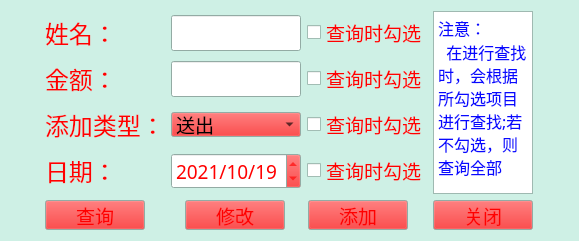
<?xml version="1.0" encoding="UTF-8"?>
<ui version="4.0">
 <class>Input</class>
 <widget class="QWidget" name="Input">
  <property name="geometry">
   <rect>
    <x>0</x>
    <y>0</y>
    <width>579</width>
    <height>241</height>
   </rect>
  </property>
  <property name="minimumSize">
   <size>
    <width>20</width>
    <height>0</height>
   </size>
  </property>
  <property name="palette">
   <palette>
    <active>
     <colorrole role="WindowText">
      <brush brushstyle="SolidPattern">
       <color alpha="255">
        <red>255</red>
        <green>0</green>
        <blue>0</blue>
       </color>
      </brush>
     </colorrole>
     <colorrole role="Button">
      <brush brushstyle="SolidPattern">
       <color alpha="255">
        <red>240</red>
        <green>0</green>
        <blue>0</blue>
       </color>
      </brush>
     </colorrole>
     <colorrole role="Light">
      <brush brushstyle="SolidPattern">
       <color alpha="255">
        <red>255</red>
        <green>0</green>
        <blue>0</blue>
       </color>
      </brush>
     </colorrole>
     <colorrole role="Text">
      <brush brushstyle="SolidPattern">
       <color alpha="255">
        <red>255</red>
        <green>0</green>
        <blue>0</blue>
       </color>
      </brush>
     </colorrole>
     <colorrole role="Base">
      <brush brushstyle="SolidPattern">
       <color alpha="255">
        <red>255</red>
        <green>255</green>
        <blue>255</blue>
       </color>
      </brush>
     </colorrole>
     <colorrole role="Window">
      <brush brushstyle="SolidPattern">
       <color alpha="255">
        <red>206</red>
        <green>240</green>
        <blue>229</blue>
       </color>
      </brush>
     </colorrole>
     <colorrole role="Highlight">
      <brush brushstyle="SolidPattern">
       <color alpha="255">
        <red>196</red>
        <green>210</green>
        <blue>255</blue>
       </color>
      </brush>
     </colorrole>
     <colorrole role="PlaceholderText">
      <brush brushstyle="SolidPattern">
       <color alpha="128">
        <red>255</red>
        <green>0</green>
        <blue>0</blue>
       </color>
      </brush>
     </colorrole>
    </active>
    <inactive>
     <colorrole role="WindowText">
      <brush brushstyle="SolidPattern">
       <color alpha="255">
        <red>255</red>
        <green>0</green>
        <blue>0</blue>
       </color>
      </brush>
     </colorrole>
     <colorrole role="Button">
      <brush brushstyle="SolidPattern">
       <color alpha="255">
        <red>240</red>
        <green>0</green>
        <blue>0</blue>
       </color>
      </brush>
     </colorrole>
     <colorrole role="Light">
      <brush brushstyle="SolidPattern">
       <color alpha="255">
        <red>255</red>
        <green>0</green>
        <blue>0</blue>
       </color>
      </brush>
     </colorrole>
     <colorrole role="Text">
      <brush brushstyle="SolidPattern">
       <color alpha="255">
        <red>255</red>
        <green>0</green>
        <blue>0</blue>
       </color>
      </brush>
     </colorrole>
     <colorrole role="Base">
      <brush brushstyle="SolidPattern">
       <color alpha="255">
        <red>255</red>
        <green>255</green>
        <blue>255</blue>
       </color>
      </brush>
     </colorrole>
     <colorrole role="Window">
      <brush brushstyle="SolidPattern">
       <color alpha="255">
        <red>206</red>
        <green>240</green>
        <blue>229</blue>
       </color>
      </brush>
     </colorrole>
     <colorrole role="Highlight">
      <brush brushstyle="SolidPattern">
       <color alpha="255">
        <red>196</red>
        <green>210</green>
        <blue>255</blue>
       </color>
      </brush>
     </colorrole>
     <colorrole role="PlaceholderText">
      <brush brushstyle="SolidPattern">
       <color alpha="128">
        <red>255</red>
        <green>0</green>
        <blue>0</blue>
       </color>
      </brush>
     </colorrole>
    </inactive>
    <disabled>
     <colorrole role="WindowText">
      <brush brushstyle="SolidPattern">
       <color alpha="255">
        <red>120</red>
        <green>120</green>
        <blue>120</blue>
       </color>
      </brush>
     </colorrole>
     <colorrole role="Button">
      <brush brushstyle="SolidPattern">
       <color alpha="255">
        <red>240</red>
        <green>0</green>
        <blue>0</blue>
       </color>
      </brush>
     </colorrole>
     <colorrole role="Light">
      <brush brushstyle="SolidPattern">
       <color alpha="255">
        <red>255</red>
        <green>0</green>
        <blue>0</blue>
       </color>
      </brush>
     </colorrole>
     <colorrole role="Text">
      <brush brushstyle="SolidPattern">
       <color alpha="255">
        <red>120</red>
        <green>120</green>
        <blue>120</blue>
       </color>
      </brush>
     </colorrole>
     <colorrole role="Base">
      <brush brushstyle="SolidPattern">
       <color alpha="255">
        <red>206</red>
        <green>240</green>
        <blue>229</blue>
       </color>
      </brush>
     </colorrole>
     <colorrole role="Window">
      <brush brushstyle="SolidPattern">
       <color alpha="255">
        <red>206</red>
        <green>240</green>
        <blue>229</blue>
       </color>
      </brush>
     </colorrole>
     <colorrole role="Highlight">
      <brush brushstyle="SolidPattern">
       <color alpha="255">
        <red>51</red>
        <green>153</green>
        <blue>255</blue>
       </color>
      </brush>
     </colorrole>
     <colorrole role="PlaceholderText">
      <brush brushstyle="SolidPattern">
       <color alpha="128">
        <red>0</red>
        <green>0</green>
        <blue>0</blue>
       </color>
      </brush>
     </colorrole>
    </disabled>
   </palette>
  </property>
  <property name="windowTitle">
   <string>Form</string>
  </property>
  <layout class="QGridLayout" name="gridLayout_3">
   <item row="0" column="0">
    <layout class="QGridLayout" name="gridLayout_2">
     <item row="1" column="1">
      <widget class="QPushButton" name="btn_in_2">
       <property name="sizePolicy">
        <sizepolicy hsizetype="Minimum" vsizetype="Fixed">
         <horstretch>0</horstretch>
         <verstretch>0</verstretch>
        </sizepolicy>
       </property>
       <property name="minimumSize">
        <size>
         <width>0</width>
         <height>30</height>
        </size>
       </property>
       <property name="maximumSize">
        <size>
         <width>100</width>
         <height>16777215</height>
        </size>
       </property>
       <property name="palette">
        <palette>
         <active>
          <colorrole role="ButtonText">
           <brush brushstyle="SolidPattern">
            <color alpha="255">
             <red>255</red>
             <green>0</green>
             <blue>0</blue>
            </color>
           </brush>
          </colorrole>
         </active>
         <inactive>
          <colorrole role="ButtonText">
           <brush brushstyle="SolidPattern">
            <color alpha="255">
             <red>255</red>
             <green>0</green>
             <blue>0</blue>
            </color>
           </brush>
          </colorrole>
         </inactive>
         <disabled>
          <colorrole role="ButtonText">
           <brush brushstyle="SolidPattern">
            <color alpha="255">
             <red>120</red>
             <green>120</green>
             <blue>120</blue>
            </color>
           </brush>
          </colorrole>
         </disabled>
        </palette>
       </property>
       <property name="font">
        <font>
         <family>楷体</family>
         <pointsize>14</pointsize>
        </font>
       </property>
       <property name="text">
        <string>修改</string>
       </property>
      </widget>
     </item>
     <item row="1" column="2">
      <widget class="QPushButton" name="btn_in">
       <property name="sizePolicy">
        <sizepolicy hsizetype="Minimum" vsizetype="Fixed">
         <horstretch>0</horstretch>
         <verstretch>0</verstretch>
        </sizepolicy>
       </property>
       <property name="minimumSize">
        <size>
         <width>0</width>
         <height>30</height>
        </size>
       </property>
       <property name="maximumSize">
        <size>
         <width>100</width>
         <height>16777215</height>
        </size>
       </property>
       <property name="palette">
        <palette>
         <active>
          <colorrole role="ButtonText">
           <brush brushstyle="SolidPattern">
            <color alpha="255">
             <red>255</red>
             <green>0</green>
             <blue>0</blue>
            </color>
           </brush>
          </colorrole>
         </active>
         <inactive>
          <colorrole role="ButtonText">
           <brush brushstyle="SolidPattern">
            <color alpha="255">
             <red>255</red>
             <green>0</green>
             <blue>0</blue>
            </color>
           </brush>
          </colorrole>
         </inactive>
         <disabled>
          <colorrole role="ButtonText">
           <brush brushstyle="SolidPattern">
            <color alpha="255">
             <red>120</red>
             <green>120</green>
             <blue>120</blue>
            </color>
           </brush>
          </colorrole>
         </disabled>
        </palette>
       </property>
       <property name="font">
        <font>
         <family>楷体</family>
         <pointsize>14</pointsize>
        </font>
       </property>
       <property name="text">
        <string>添加</string>
       </property>
      </widget>
     </item>
     <item row="1" column="3">
      <widget class="QPushButton" name="cancel">
       <property name="sizePolicy">
        <sizepolicy hsizetype="Minimum" vsizetype="Fixed">
         <horstretch>0</horstretch>
         <verstretch>0</verstretch>
        </sizepolicy>
       </property>
       <property name="minimumSize">
        <size>
         <width>0</width>
         <height>30</height>
        </size>
       </property>
       <property name="maximumSize">
        <size>
         <width>100</width>
         <height>16777215</height>
        </size>
       </property>
       <property name="palette">
        <palette>
         <active>
          <colorrole role="ButtonText">
           <brush brushstyle="SolidPattern">
            <color alpha="255">
             <red>255</red>
             <green>0</green>
             <blue>0</blue>
            </color>
           </brush>
          </colorrole>
         </active>
         <inactive>
          <colorrole role="ButtonText">
           <brush brushstyle="SolidPattern">
            <color alpha="255">
             <red>255</red>
             <green>0</green>
             <blue>0</blue>
            </color>
           </brush>
          </colorrole>
         </inactive>
         <disabled>
          <colorrole role="ButtonText">
           <brush brushstyle="SolidPattern">
            <color alpha="255">
             <red>120</red>
             <green>120</green>
             <blue>120</blue>
            </color>
           </brush>
          </colorrole>
         </disabled>
        </palette>
       </property>
       <property name="font">
        <font>
         <family>楷体</family>
         <pointsize>14</pointsize>
        </font>
       </property>
       <property name="text">
        <string>关闭</string>
       </property>
      </widget>
     </item>
     <item row="1" column="0">
      <widget class="QPushButton" name="btn_in_3">
       <property name="sizePolicy">
        <sizepolicy hsizetype="Minimum" vsizetype="Fixed">
         <horstretch>0</horstretch>
         <verstretch>0</verstretch>
        </sizepolicy>
       </property>
       <property name="minimumSize">
        <size>
         <width>0</width>
         <height>30</height>
        </size>
       </property>
       <property name="maximumSize">
        <size>
         <width>100</width>
         <height>16777215</height>
        </size>
       </property>
       <property name="palette">
        <palette>
         <active>
          <colorrole role="ButtonText">
           <brush brushstyle="SolidPattern">
            <color alpha="255">
             <red>255</red>
             <green>0</green>
             <blue>0</blue>
            </color>
           </brush>
          </colorrole>
         </active>
         <inactive>
          <colorrole role="ButtonText">
           <brush brushstyle="SolidPattern">
            <color alpha="255">
             <red>255</red>
             <green>0</green>
             <blue>0</blue>
            </color>
           </brush>
          </colorrole>
         </inactive>
         <disabled>
          <colorrole role="ButtonText">
           <brush brushstyle="SolidPattern">
            <color alpha="255">
             <red>120</red>
             <green>120</green>
             <blue>120</blue>
            </color>
           </brush>
          </colorrole>
         </disabled>
        </palette>
       </property>
       <property name="font">
        <font>
         <family>楷体</family>
         <pointsize>14</pointsize>
        </font>
       </property>
       <property name="text">
        <string>查询</string>
       </property>
      </widget>
     </item>
     <item row="0" column="0" colspan="3">
      <layout class="QGridLayout" name="gridLayout">
       <item row="1" column="0">
        <widget class="QLabel" name="label_2">
         <property name="font">
          <font>
           <family>楷体</family>
           <pointsize>18</pointsize>
          </font>
         </property>
         <property name="text">
          <string>金额：</string>
         </property>
        </widget>
       </item>
       <item row="2" column="0">
        <widget class="QLabel" name="label_3">
         <property name="font">
          <font>
           <family>楷体</family>
           <pointsize>18</pointsize>
          </font>
         </property>
         <property name="text">
          <string>添加类型：</string>
         </property>
        </widget>
       </item>
       <item row="0" column="0">
        <widget class="QLabel" name="label">
         <property name="font">
          <font>
           <family>楷体</family>
           <pointsize>18</pointsize>
          </font>
         </property>
         <property name="text">
          <string>姓名：</string>
         </property>
        </widget>
       </item>
       <item row="2" column="1">
        <widget class="QComboBox" name="comboBox">
         <property name="sizePolicy">
          <sizepolicy hsizetype="Preferred" vsizetype="Fixed">
           <horstretch>0</horstretch>
           <verstretch>0</verstretch>
          </sizepolicy>
         </property>
         <property name="minimumSize">
          <size>
           <width>0</width>
           <height>25</height>
          </size>
         </property>
         <property name="maximumSize">
          <size>
           <width>150</width>
           <height>25</height>
          </size>
         </property>
         <property name="font">
          <font>
           <family>楷体</family>
           <pointsize>14</pointsize>
          </font>
         </property>
         <item>
          <property name="text">
           <string>送出</string>
          </property>
         </item>
         <item>
          <property name="text">
           <string>收入</string>
          </property>
         </item>
         <item>
          <property name="text">
           <string>送出（代）</string>
          </property>
         </item>
         <item>
          <property name="text">
           <string>收入（代）</string>
          </property>
         </item>
        </widget>
       </item>
       <item row="3" column="0">
        <widget class="QLabel" name="label_4">
         <property name="font">
          <font>
           <family>楷体</family>
           <pointsize>18</pointsize>
          </font>
         </property>
         <property name="text">
          <string>日期：</string>
         </property>
        </widget>
       </item>
       <item row="0" column="1">
        <widget class="QLineEdit" name="lineEdit">
         <property name="sizePolicy">
          <sizepolicy hsizetype="Preferred" vsizetype="Fixed">
           <horstretch>0</horstretch>
           <verstretch>0</verstretch>
          </sizepolicy>
         </property>
         <property name="minimumSize">
          <size>
           <width>0</width>
           <height>30</height>
          </size>
         </property>
         <property name="maximumSize">
          <size>
           <width>16777215</width>
           <height>50</height>
          </size>
         </property>
         <property name="font">
          <font>
           <family>楷体</family>
           <pointsize>14</pointsize>
          </font>
         </property>
        </widget>
       </item>
       <item row="1" column="1">
        <widget class="QLineEdit" name="lineEdit_2">
         <property name="sizePolicy">
          <sizepolicy hsizetype="Expanding" vsizetype="Fixed">
           <horstretch>0</horstretch>
           <verstretch>0</verstretch>
          </sizepolicy>
         </property>
         <property name="minimumSize">
          <size>
           <width>0</width>
           <height>30</height>
          </size>
         </property>
         <property name="maximumSize">
          <size>
           <width>16777215</width>
           <height>50</height>
          </size>
         </property>
         <property name="palette">
          <palette>
           <active>
            <colorrole role="WindowText">
             <brush brushstyle="SolidPattern">
              <color alpha="255">
               <red>255</red>
               <green>0</green>
               <blue>0</blue>
              </color>
             </brush>
            </colorrole>
            <colorrole role="Midlight">
             <brush brushstyle="SolidPattern">
              <color alpha="255">
               <red>255</red>
               <green>0</green>
               <blue>0</blue>
              </color>
             </brush>
            </colorrole>
            <colorrole role="Dark">
             <brush brushstyle="SolidPattern">
              <color alpha="255">
               <red>255</red>
               <green>0</green>
               <blue>127</blue>
              </color>
             </brush>
            </colorrole>
            <colorrole role="Mid">
             <brush brushstyle="SolidPattern">
              <color alpha="255">
               <red>255</red>
               <green>0</green>
               <blue>127</blue>
              </color>
             </brush>
            </colorrole>
            <colorrole role="Text">
             <brush brushstyle="SolidPattern">
              <color alpha="255">
               <red>255</red>
               <green>0</green>
               <blue>0</blue>
              </color>
             </brush>
            </colorrole>
            <colorrole role="BrightText">
             <brush brushstyle="SolidPattern">
              <color alpha="255">
               <red>255</red>
               <green>0</green>
               <blue>127</blue>
              </color>
             </brush>
            </colorrole>
            <colorrole role="ButtonText">
             <brush brushstyle="SolidPattern">
              <color alpha="255">
               <red>255</red>
               <green>0</green>
               <blue>0</blue>
              </color>
             </brush>
            </colorrole>
            <colorrole role="ToolTipText">
             <brush brushstyle="SolidPattern">
              <color alpha="255">
               <red>255</red>
               <green>0</green>
               <blue>127</blue>
              </color>
             </brush>
            </colorrole>
            <colorrole role="PlaceholderText">
             <brush brushstyle="NoBrush">
              <color alpha="128">
               <red>255</red>
               <green>0</green>
               <blue>0</blue>
              </color>
             </brush>
            </colorrole>
           </active>
           <inactive>
            <colorrole role="WindowText">
             <brush brushstyle="SolidPattern">
              <color alpha="255">
               <red>255</red>
               <green>0</green>
               <blue>0</blue>
              </color>
             </brush>
            </colorrole>
            <colorrole role="Midlight">
             <brush brushstyle="SolidPattern">
              <color alpha="255">
               <red>255</red>
               <green>0</green>
               <blue>0</blue>
              </color>
             </brush>
            </colorrole>
            <colorrole role="Dark">
             <brush brushstyle="SolidPattern">
              <color alpha="255">
               <red>255</red>
               <green>0</green>
               <blue>127</blue>
              </color>
             </brush>
            </colorrole>
            <colorrole role="Mid">
             <brush brushstyle="SolidPattern">
              <color alpha="255">
               <red>255</red>
               <green>0</green>
               <blue>127</blue>
              </color>
             </brush>
            </colorrole>
            <colorrole role="Text">
             <brush brushstyle="SolidPattern">
              <color alpha="255">
               <red>255</red>
               <green>0</green>
               <blue>0</blue>
              </color>
             </brush>
            </colorrole>
            <colorrole role="BrightText">
             <brush brushstyle="SolidPattern">
              <color alpha="255">
               <red>255</red>
               <green>0</green>
               <blue>127</blue>
              </color>
             </brush>
            </colorrole>
            <colorrole role="ButtonText">
             <brush brushstyle="SolidPattern">
              <color alpha="255">
               <red>255</red>
               <green>0</green>
               <blue>0</blue>
              </color>
             </brush>
            </colorrole>
            <colorrole role="ToolTipText">
             <brush brushstyle="SolidPattern">
              <color alpha="255">
               <red>255</red>
               <green>0</green>
               <blue>127</blue>
              </color>
             </brush>
            </colorrole>
            <colorrole role="PlaceholderText">
             <brush brushstyle="NoBrush">
              <color alpha="128">
               <red>255</red>
               <green>0</green>
               <blue>0</blue>
              </color>
             </brush>
            </colorrole>
           </inactive>
           <disabled>
            <colorrole role="WindowText">
             <brush brushstyle="SolidPattern">
              <color alpha="255">
               <red>255</red>
               <green>0</green>
               <blue>127</blue>
              </color>
             </brush>
            </colorrole>
            <colorrole role="Midlight">
             <brush brushstyle="SolidPattern">
              <color alpha="255">
               <red>255</red>
               <green>0</green>
               <blue>0</blue>
              </color>
             </brush>
            </colorrole>
            <colorrole role="Dark">
             <brush brushstyle="SolidPattern">
              <color alpha="255">
               <red>255</red>
               <green>0</green>
               <blue>127</blue>
              </color>
             </brush>
            </colorrole>
            <colorrole role="Mid">
             <brush brushstyle="SolidPattern">
              <color alpha="255">
               <red>255</red>
               <green>0</green>
               <blue>127</blue>
              </color>
             </brush>
            </colorrole>
            <colorrole role="Text">
             <brush brushstyle="SolidPattern">
              <color alpha="255">
               <red>255</red>
               <green>0</green>
               <blue>127</blue>
              </color>
             </brush>
            </colorrole>
            <colorrole role="BrightText">
             <brush brushstyle="SolidPattern">
              <color alpha="255">
               <red>255</red>
               <green>0</green>
               <blue>127</blue>
              </color>
             </brush>
            </colorrole>
            <colorrole role="ButtonText">
             <brush brushstyle="SolidPattern">
              <color alpha="255">
               <red>255</red>
               <green>0</green>
               <blue>127</blue>
              </color>
             </brush>
            </colorrole>
            <colorrole role="ToolTipText">
             <brush brushstyle="SolidPattern">
              <color alpha="255">
               <red>255</red>
               <green>0</green>
               <blue>127</blue>
              </color>
             </brush>
            </colorrole>
            <colorrole role="PlaceholderText">
             <brush brushstyle="NoBrush">
              <color alpha="128">
               <red>255</red>
               <green>0</green>
               <blue>0</blue>
              </color>
             </brush>
            </colorrole>
           </disabled>
          </palette>
         </property>
         <property name="font">
          <font>
           <family>楷体</family>
           <pointsize>14</pointsize>
          </font>
         </property>
        </widget>
       </item>
       <item row="3" column="1">
        <widget class="QDateEdit" name="dateEdit">
         <property name="font">
          <font>
           <family>楷体</family>
           <pointsize>14</pointsize>
          </font>
         </property>
         <property name="displayFormat">
          <string>yyyy/MM/dd</string>
         </property>
         <property name="date">
          <date>
           <year>2021</year>
           <month>10</month>
           <day>19</day>
          </date>
         </property>
        </widget>
       </item>
       <item row="3" column="2">
        <widget class="QCheckBox" name="checkBox">
         <property name="font">
          <font>
           <family>楷体</family>
           <pointsize>14</pointsize>
          </font>
         </property>
         <property name="text">
          <string>查询时勾选</string>
         </property>
        </widget>
       </item>
       <item row="2" column="2">
        <widget class="QCheckBox" name="checkBox_2">
         <property name="font">
          <font>
           <family>楷体</family>
           <pointsize>14</pointsize>
          </font>
         </property>
         <property name="text">
          <string>查询时勾选</string>
         </property>
        </widget>
       </item>
       <item row="1" column="2">
        <widget class="QCheckBox" name="checkBox_3">
         <property name="font">
          <font>
           <family>楷体</family>
           <pointsize>14</pointsize>
          </font>
         </property>
         <property name="text">
          <string>查询时勾选</string>
         </property>
        </widget>
       </item>
       <item row="0" column="2">
        <widget class="QCheckBox" name="checkBox_4">
         <property name="font">
          <font>
           <family>楷体</family>
           <pointsize>14</pointsize>
          </font>
         </property>
         <property name="text">
          <string>查询时勾选</string>
         </property>
        </widget>
       </item>
      </layout>
     </item>
     <item row="0" column="3">
      <layout class="QVBoxLayout" name="verticalLayout">
       <item>
        <widget class="QTextBrowser" name="textBrowser">
         <property name="sizePolicy">
          <sizepolicy hsizetype="Preferred" vsizetype="Preferred">
           <horstretch>0</horstretch>
           <verstretch>0</verstretch>
          </sizepolicy>
         </property>
         <property name="maximumSize">
          <size>
           <width>100</width>
           <height>500</height>
          </size>
         </property>
         <property name="palette">
          <palette>
           <active>
            <colorrole role="Text">
             <brush brushstyle="SolidPattern">
              <color alpha="255">
               <red>8</red>
               <green>8</green>
               <blue>255</blue>
              </color>
             </brush>
            </colorrole>
            <colorrole role="BrightText">
             <brush brushstyle="SolidPattern">
              <color alpha="255">
               <red>217</red>
               <green>223</green>
               <blue>255</blue>
              </color>
             </brush>
            </colorrole>
            <colorrole role="PlaceholderText">
             <brush brushstyle="NoBrush">
              <color alpha="128">
               <red>8</red>
               <green>8</green>
               <blue>255</blue>
              </color>
             </brush>
            </colorrole>
           </active>
           <inactive>
            <colorrole role="Text">
             <brush brushstyle="SolidPattern">
              <color alpha="255">
               <red>8</red>
               <green>8</green>
               <blue>255</blue>
              </color>
             </brush>
            </colorrole>
            <colorrole role="BrightText">
             <brush brushstyle="SolidPattern">
              <color alpha="255">
               <red>217</red>
               <green>223</green>
               <blue>255</blue>
              </color>
             </brush>
            </colorrole>
            <colorrole role="PlaceholderText">
             <brush brushstyle="NoBrush">
              <color alpha="128">
               <red>8</red>
               <green>8</green>
               <blue>255</blue>
              </color>
             </brush>
            </colorrole>
           </inactive>
           <disabled>
            <colorrole role="Text">
             <brush brushstyle="SolidPattern">
              <color alpha="255">
               <red>120</red>
               <green>120</green>
               <blue>120</blue>
              </color>
             </brush>
            </colorrole>
            <colorrole role="BrightText">
             <brush brushstyle="SolidPattern">
              <color alpha="255">
               <red>217</red>
               <green>223</green>
               <blue>255</blue>
              </color>
             </brush>
            </colorrole>
            <colorrole role="PlaceholderText">
             <brush brushstyle="NoBrush">
              <color alpha="128">
               <red>8</red>
               <green>8</green>
               <blue>255</blue>
              </color>
             </brush>
            </colorrole>
           </disabled>
          </palette>
         </property>
         <property name="font">
          <font>
           <family>楷体</family>
          </font>
         </property>
         <property name="html">
          <string>&lt;!DOCTYPE HTML PUBLIC &quot;-//W3C//DTD HTML 4.0//EN&quot; &quot;http://www.w3.org/QStringLiteral/REC-html40/strict.dtd&quot;&gt;
&lt;html&gt;&lt;head&gt;&lt;meta name=&quot;qrichtext&quot; content=&quot;1&quot; /&gt;&lt;style type=&quot;text/css&quot;&gt;
p, li { white-space: pre-wrap; }
&lt;/style&gt;&lt;/head&gt;&lt;body style=&quot; font-family:'楷体'; font-size:9pt; font-weight:400; font-style:normal;&quot;&gt;
&lt;p style=&quot; margin-top:0px; margin-bottom:0px; margin-left:0px; margin-right:0px; -qt-block-indent:0; text-indent:0px;&quot;&gt;&lt;span style=&quot; font-family:'SimSun'; font-size:12pt;&quot;&gt;注意：&lt;/span&gt;&lt;/p&gt;
&lt;p style=&quot; margin-top:0px; margin-bottom:0px; margin-left:0px; margin-right:0px; -qt-block-indent:0; text-indent:0px;&quot;&gt;&lt;span style=&quot; font-family:'SimSun'; font-size:12pt;&quot;&gt;  在进行查找时，会根据所勾选项目进行查找;若不勾选，则查询全部&lt;/span&gt;&lt;/p&gt;&lt;/body&gt;&lt;/html&gt;</string>
         </property>
        </widget>
       </item>
      </layout>
     </item>
    </layout>
   </item>
  </layout>
 </widget>
 <resources/>
 <connections/>
</ui>
